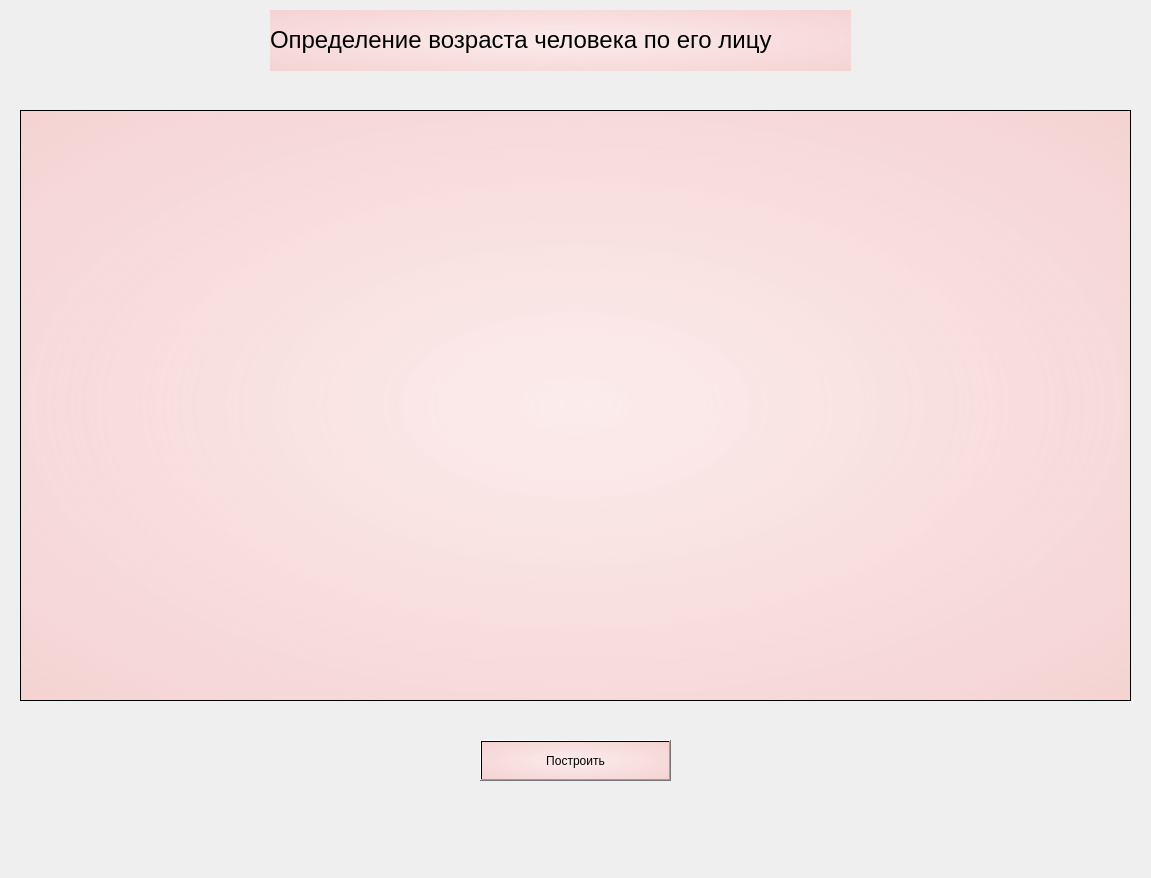
<?xml version="1.0" encoding="UTF-8"?>
<ui version="4.0">
 <class>Dialog</class>
 <widget class="QDialog" name="Dialog">
  <property name="geometry">
   <rect>
    <x>0</x>
    <y>0</y>
    <width>1151</width>
    <height>878</height>
   </rect>
  </property>
  <property name="windowTitle">
   <string>Dialog</string>
  </property>
  <widget class="QGraphicsView" name="graphicsView">
   <property name="geometry">
    <rect>
     <x>20</x>
     <y>110</y>
     <width>1111</width>
     <height>591</height>
    </rect>
   </property>
   <property name="styleSheet">
    <string notr="true">background-color: qradialgradient(spread:pad, cx:0.5, cy:0.5, radius:2, fx:0.5, fy:0.5, stop:0 rgba(255, 235, 235, 206), stop:0.44 rgba(252, 128, 128, 80), stop:0.512438 rgba(124, 112, 118, 156), stop:0.751244 rgba(255, 188, 188, 80), stop:0.756219 rgba(255, 162, 162, 80), stop:1 rgba(255, 255, 255, 0));
border-image: url(:/newPrefixObj/sunlight-white-simple-background-minimalism-sky-text-blue-gradient-texture-circle-atmosphere-gray-empty-light-color-fog-shape-line-screenshot-atmospheric-phenomenon-computer-wallpaper-atmosphere-of-earth-238647.jpg);</string>
   </property>
  </widget>
  <widget class="QPushButton" name="showGraphicsButton">
   <property name="geometry">
    <rect>
     <x>480</x>
     <y>740</y>
     <width>191</width>
     <height>41</height>
    </rect>
   </property>
   <property name="styleSheet">
    <string notr="true">background-color: qradialgradient(spread:pad, cx:0.5, cy:0.5, radius:2, fx:0.5, fy:0.5, stop:0 rgba(255, 235, 235, 206), stop:0.44 rgba(252, 128, 128, 80), stop:0.512438 rgba(124, 112, 118, 156), stop:0.751244 rgba(255, 188, 188, 80), stop:0.756219 rgba(255, 162, 162, 80), stop:1 rgba(255, 255, 255, 0));
border-image: url(:/newPrefixObj/sunlight-white-simple-background-minimalism-sky-text-blue-gradient-texture-circle-atmosphere-gray-empty-light-color-fog-shape-line-screenshot-atmospheric-phenomenon-computer-wallpaper-atmosphere-of-earth-238647.jpg);
font: 75 10pt &quot;MS Shell Dlg 2&quot;;</string>
   </property>
   <property name="text">
    <string>Построить</string>
   </property>
  </widget>
  <widget class="QLabel" name="label">
   <property name="geometry">
    <rect>
     <x>270</x>
     <y>10</y>
     <width>581</width>
     <height>61</height>
    </rect>
   </property>
   <property name="styleSheet">
    <string notr="true">background-color: qradialgradient(spread:pad, cx:0.5, cy:0.5, radius:2, fx:0.5, fy:0.5, stop:0 rgba(255, 235, 235, 206), stop:0.44 rgba(252, 128, 128, 80), stop:0.512438 rgba(124, 112, 118, 156), stop:0.751244 rgba(255, 188, 188, 80), stop:0.756219 rgba(255, 162, 162, 80), stop:1 rgba(255, 255, 255, 0));
border-image: url(:/newPrefixObj/1612493406_211-p-serii-tsvet-na-belom-fone-243.jpg);
font: 16pt &quot;Calibri&quot;;</string>
   </property>
   <property name="text">
    <string>&lt;html&gt;&lt;head/&gt;&lt;body&gt;&lt;p&gt;&lt;span style=&quot; font-size:18pt;&quot;&gt;Определение возраста человека по его лицу&lt;/span&gt;&lt;/p&gt;&lt;/body&gt;&lt;/html&gt;</string>
   </property>
  </widget>
 </widget>
 <resources>
  <include location="diplom.qrc"/>
 </resources>
 <connections/>
</ui>
